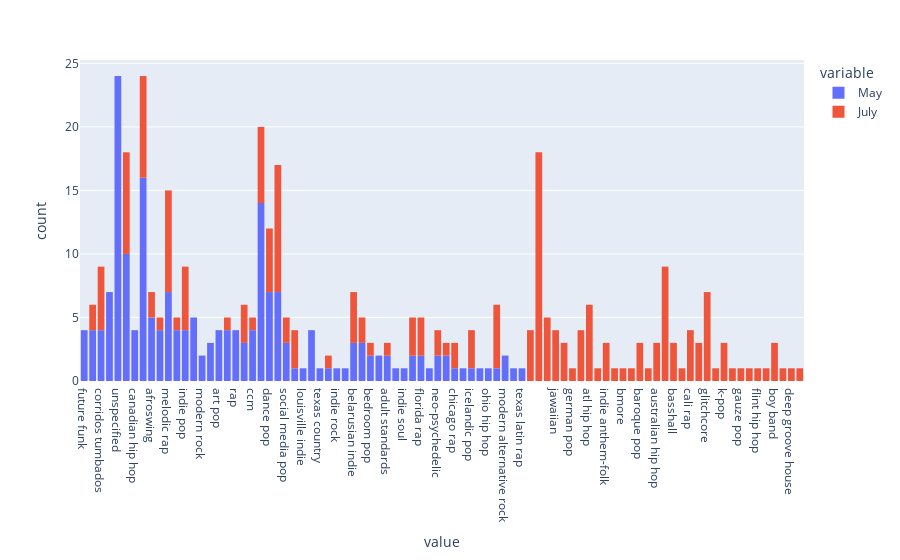

Here is the notebook cell this chart was saved with:
### Code cell
import pandas as pd
pd.options.plotting.backend = 'plotly'

### Figure 1 — Plotly figure (JSON) as saved in the notebook; plotly's stock layout.template omitted (floating-point values rounded to 4 significant figures; data arrays with more than 128 entries replaced by an {"elided": "..."} marker saying what was removed)
{"data": [{"alignmentgroup": "True", "bingroup": "x", "hovertemplate": "variable=May<br>value=%{x}<br>count=%{y}<extra></extra>", "legendgroup": "May", "marker": {"color": "#636efa"}, "name": "May", "offsetgroup": "May", "orientation": "v", "showlegend": true, "type": "histogram", "x": {"elided": "200 str values"}, "xaxis": "x", "yaxis": "y"}, {"alignmentgroup": "True", "bingroup": "x", "hovertemplate": "variable=July<br>value=%{x}<br>count=%{y}<extra></extra>", "legendgroup": "July", "marker": {"color": "#EF553B"}, "name": "July", "offsetgroup": "July", "orientation": "v", "showlegend": true, "type": "histogram", "x": {"elided": "200 str values"}, "xaxis": "x", "yaxis": "y"}], "layout": {"barmode": "relative", "legend": {"title": {"text": "variable"}, "tracegroupgap": 0}, "margin": {"t": 60}, "xaxis": {"anchor": "y", "domain": [0, 1], "title": {"text": "value"}}, "yaxis": {"anchor": "x", "domain": [0, 1], "title": {"text": "count"}}}}
